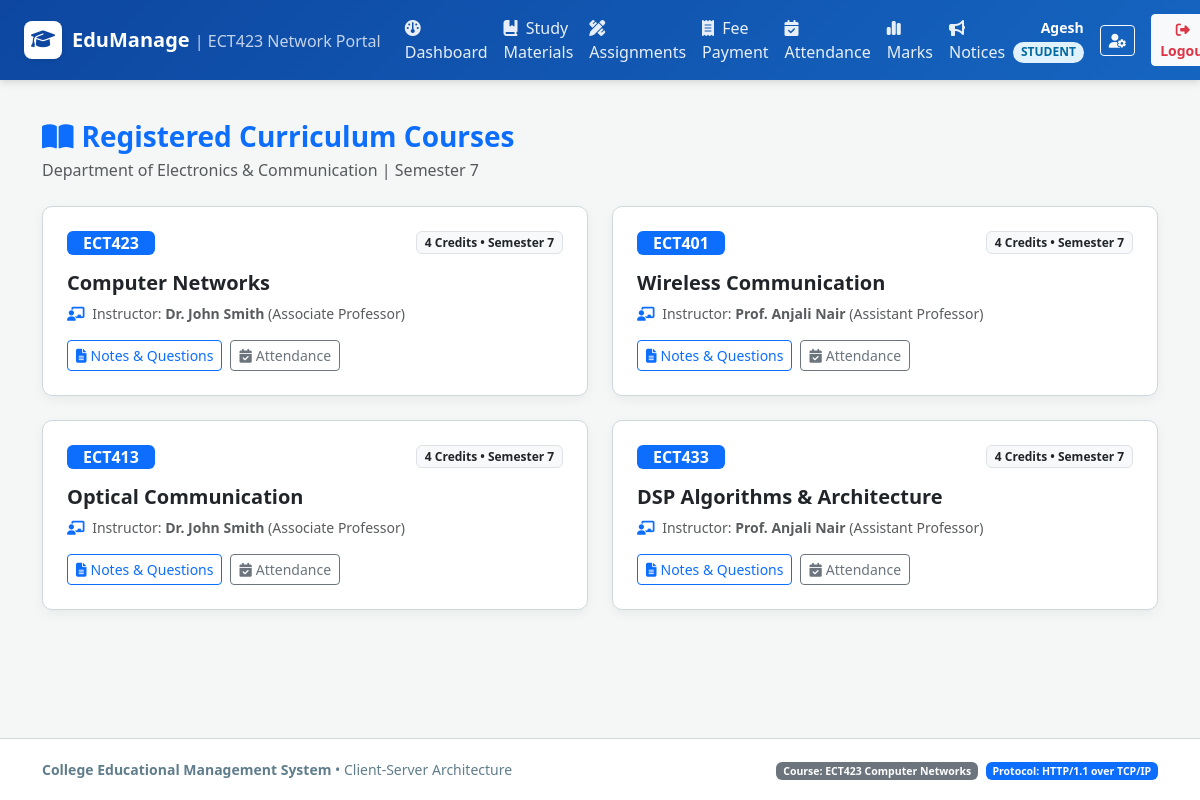
Page /student/courses (signed in) on the committed database.
### tables this page shows
CREATE TABLE students (
    id INTEGER PRIMARY KEY AUTOINCREMENT,
    roll_no TEXT UNIQUE NOT NULL,
    name TEXT NOT NULL,
    department TEXT NOT NULL,
    semester INTEGER NOT NULL,
    user_id INTEGER UNIQUE NOT NULL,
    FOREIGN KEY (user_id) REFERENCES users(id) ON DELETE CASCADE
);

CREATE TABLE subjects (
    id INTEGER PRIMARY KEY AUTOINCREMENT,
    subject_code TEXT UNIQUE NOT NULL,
    subject_name TEXT NOT NULL,
    department TEXT NOT NULL,
    semester INTEGER NOT NULL,
    faculty_id INTEGER,
    FOREIGN KEY (faculty_id) REFERENCES faculty(id) ON DELETE SET NULL
);

CREATE TABLE faculty (
    id INTEGER PRIMARY KEY AUTOINCREMENT,
    employee_id TEXT UNIQUE NOT NULL,
    name TEXT NOT NULL,
    department TEXT NOT NULL,
    designation TEXT NOT NULL,
    user_id INTEGER UNIQUE NOT NULL,
    FOREIGN KEY (user_id) REFERENCES users(id) ON DELETE CASCADE
);

### app.py (the view)
@app.route('/student/courses')
@role_required('student')
def student_courses():
    student = query_db('SELECT * FROM students WHERE user_id = ?', (session['user_id'],), one=True)
    courses = query_db('''
        SELECT s.*, f.name as faculty_name, f.designation
        FROM subjects s
        LEFT JOIN faculty f ON s.faculty_id = f.id
        WHERE s.department = ? AND s.semester = ?
    ''', (student['department'], student['semester']))
    return render_template('student/courses.html', student=student, courses=courses)

### app.py (called while the page is built)
def role_required(*allowed_roles):
    def decorator(f):
        @wraps(f)
        def decorated_function(*args, **kwargs):
            if 'user_id' not in session:
                flash('Please log in first.', 'warning')
                return redirect(url_for('login'))
            user_role = session.get('role')
            if user_role not in allowed_roles:
                flash(f'Access denied! Your role ({user_role}) does not have permission for this section.', 'danger')
                return redirect(url_for(f"{user_role}_dashboard"))
            return f(*args, **kwargs)
        return decorated_function
    return decorator

@app.context_processor
def inject_user():
    return {
        'current_user': {
            'id': session.get('user_id'),
            'username': session.get('username'),
            'role': session.get('role'),
            'full_name': session.get('full_name')
        },
        'today_date': date.today().strftime('%Y-%m-%d')
    }

### database.py (called while the page is built)
def get_db():
    try:
        if 'db' not in g:
            g.db = sqlite3.connect(DATABASE)
            g.db.row_factory = sqlite3.Row
            g.db.execute("PRAGMA foreign_keys = ON;")
        return g.db
    except RuntimeError:
        conn = sqlite3.connect(DATABASE)
        conn.row_factory = sqlite3.Row
        conn.execute("PRAGMA foreign_keys = ON;")
        return conn

def query_db(query, args=(), one=False):
    db = get_db()
    cur = db.cursor()
    cur.execute(query, args)
    rv = cur.fetchall()
    cur.close()
    return (rv[0] if rv else None) if one else rv

### templates/student/courses.html (shortened to what this page needs)
{% extends "base.html" %}
{% block content %}
<div class="d-flex justify-content-between align-items-center mb-4">
    <div>
        <h3 class="fw-bold text-primary mb-1"><i class="fa-solid fa-book-open me-2"></i>Registered Curriculum Courses</h3>
        <p class="text-muted mb-0">Department of {{ student.department }} | Semester {{ student.semester }}</p>
    </div>
</div>
<div class="row g-4">
    {% for c in courses %}
        <div class="col-md-6">
            <div class="card card-custom p-4 h-100">
                <div class="d-flex justify-content-between align-items-center mb-2">
                    <span class="badge bg-primary fs-6 px-3 py-1">{{ c.subject_code }}</span>
                    <span class="badge bg-light text-dark border">4 Credits &bull; Semester {{ c.semester }}</span>
                </div>
                <h5 class="fw-bold text-dark mt-2 mb-2">{{ c.subject_name }}</h5>
                <div class="text-muted small mb-3">
                    <i class="fa-solid fa-chalkboard-user text-primary me-1"></i>
                    Instructor: <strong>{{ c.faculty_name or 'Faculty Assigned' }}</strong> ({{ c.designation or 'Professor' }})
                </div>
                <div class="mt-auto d-flex gap-2">
                    <a href="{{ url_for('student_materials', subject_id=c.id) }}" class="btn btn-sm btn-outline-primary">
                        <i class="fa-solid fa-file-lines me-1"></i>Notes & Questions
                    </a>
                    <a href="{{ url_for('student_attendance') }}" class="btn btn-sm btn-outline-secondary">
                        <i class="fa-solid fa-calendar-check me-1"></i>Attendance
                    </a>
                </div>
            </div>
        </div>
    {% endfor %}
</div>
{% endblock %}

### templates/base.html (shortened to what this page needs)
<!DOCTYPE html>
<html lang="en">
<head>
    <link href="https://cdn.jsdelivr.net/npm/bootstrap@5.3.3/dist/css/bootstrap.min.css" rel="stylesheet">
    <link href="https://cdnjs.cloudflare.com/ajax/libs/font-awesome/6.5.1/css/all.min.css" rel="stylesheet">
    <link rel="stylesheet" href="{{ url_for('static', filename='css/style.css') }}">
</head>
<body>
    <nav class="navbar navbar-expand-lg navbar-dark navbar-college sticky-top">
        <div class="container-fluid px-4">
            <a class="navbar-brand" href="{{ url_for('index') }}">
                <span class="college-logo-icon"><i class="fa-solid fa-graduation-cap"></i></span>
                <span>EduManage <small class="fw-normal opacity-75 fs-6">| ECT423 Network Portal</small></span>
            </a>
            <div class="collapse navbar-collapse" id="navbarContent">
                {% if current_user.id %}
                    <ul class="navbar-nav me-auto mb-2 mb-lg-0">
                        {% if current_user.role == 'student' %}
                            <li class="nav-item"><a class="nav-link" href="{{ url_for('student_dashboard') }}"><i class="fa-solid fa-gauge me-1"></i> Dashboard</a></li>
                            <li class="nav-item"><a class="nav-link" href="{{ url_for('student_materials') }}"><i class="fa-solid fa-book-bookmark me-1"></i> Study Materials</a></li>
                            <li class="nav-item"><a class="nav-link" href="{{ url_for('student_assignments') }}"><i class="fa-solid fa-pen-ruler me-1"></i> Assignments</a></li>
                            <li class="nav-item"><a class="nav-link" href="{{ url_for('student_fees') }}"><i class="fa-solid fa-receipt me-1"></i> Fee Payment</a></li>
                            <li class="nav-item"><a class="nav-link" href="{{ url_for('student_attendance') }}"><i class="fa-solid fa-calendar-check me-1"></i> Attendance</a></li>
                            <li class="nav-item"><a class="nav-link" href="{{ url_for('student_marks') }}"><i class="fa-solid fa-chart-simple me-1"></i> Marks</a></li>
                            <li class="nav-item"><a class="nav-link" href="{{ url_for('student_notices') }}"><i class="fa-solid fa-bullhorn me-1"></i> Notices</a></li>
                        {% endif %}
                    </ul>
                    <div class="d-flex align-items-center gap-3">
                        <div class="text-white text-end d-none d-md-block">
                            <div class="fw-semibold small">{{ current_user.full_name }}</div>
                            <span class="badge badge-role badge-{{ current_user.role }}">{{ current_user.role }}</span>
                        </div>
                        <a href="{{ url_for('profile') }}" class="btn btn-sm btn-outline-light" title="User Profile"><i class="fa-solid fa-user-gear"></i></a>
                        <a href="{{ url_for('logout') }}" class="btn btn-sm btn-light text-danger fw-semibold"><i class="fa-solid fa-right-from-bracket me-1"></i> Logout</a>
                    </div>
                {% else %}
                    <ul class="navbar-nav ms-auto">
                        <li class="nav-item"><a class="nav-link" href="{{ url_for('login') }}"><i class="fa-solid fa-right-to-bracket me-1"></i> Login</a></li>
                    </ul>
                {% endif %}
            </div>
        </div>
    </nav>
    <main class="container my-4 flex-grow-1">
        {% block content %}{% endblock %}
    </main>
    <footer class="text-center">
        <div class="container">
            <div class="row align-items-center">
                <div class="col-md-6 text-md-start">
                    <strong>College Educational Management System</strong> &bull; Client-Server Architecture
                </div>
                <div class="col-md-6 text-md-end mt-2 mt-md-0">
                    <span class="badge bg-secondary">Course: ECT423 Computer Networks</span>
                    <span class="badge bg-primary ms-1">Protocol: HTTP/1.1 over TCP/IP</span>
                </div>
            </div>
        </div>
    </footer>
</body>
</html>

### static/css/style.css (style rules this page uses)
:root { --primary-blue: #0d47a1; --primary-light: #1976d2; --primary-subtle: #e3f2fd; --accent-blue: #0288d1; --bg-light: #f4f7f6; --text-dark: #263238; --text-muted: #607d8b; --border-color: #cfd8dc; --card-shadow: 0 4px 12px rgba(0, 0, 0, 0.05); }
body { background-color: var(--bg-light); color: var(--text-dark); font-family: 'Segoe UI', system-ui, -apple-system, sans-serif; min-height: 100vh; display: flex; flex-direction: column; }
.navbar-college { background: linear-gradient(135deg, #0d47a1 0%, #1565c0 100%); box-shadow: 0 2px 8px rgba(0, 0, 0, 0.15); }
.navbar-college .navbar-brand { font-weight: 700; font-size: 1.25rem; color: #ffffff !important; display: flex; align-items: center; gap: 10px; }
.college-logo-icon { width: 38px; height: 38px; background: #ffffff; color: #0d47a1; border-radius: 8px; display: inline-flex; align-items: center; justify-content: center; font-weight: 800; font-size: 1.2rem; box-shadow: 0 2px 4px rgba(0,0,0,0.1); }
.nav-link { font-weight: 500; color: rgba(255, 255, 255, 0.9) !important; transition: all 0.2s ease-in-out; }
.card-custom { background: #ffffff; border: 1px solid var(--border-color); border-radius: 10px; box-shadow: var(--card-shadow); transition: transform 0.2s ease, box-shadow 0.2s ease; }
.badge-role { font-size: 0.75rem; padding: 0.35em 0.65em; border-radius: 20px; text-transform: uppercase; font-weight: 600; }
.badge-student { background-color: #e0f2fe; color: #0369a1; }
footer { margin-top: auto; background-color: #ffffff; border-top: 1px solid var(--border-color); padding: 1.25rem 0; color: var(--text-muted); font-size: 0.875rem; }

### rows in the picture
students: full_name "Agesh", department "Electronics & Communication", semester "7"
subjects: subject_code "ECT423", semester "7", subject_name "Computer Networks", name "Dr. John Smith", designation "Associate Professor"
subjects: subject_code "ECT401", semester "7", subject_name "Wireless Communication", name "Prof. Anjali Nair", designation "Assistant Professor"
subjects: subject_code "ECT413", semester "7", subject_name "Optical Communication", name "Dr. John Smith", designation "Associate Professor"
subjects: subject_code "ECT433", semester "7", subject_name "DSP Algorithms & Architecture", name "Prof. Anjali Nair", designation "Assistant Professor"

### other values in the picture
{{ current_user.role }} "STUDENT"
